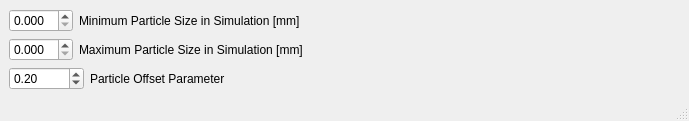
<?xml version="1.0" encoding="UTF-8"?>
<ui version="4.0">
 <class>MainWindow</class>
 <widget class="QMainWindow" name="MainWindow">
  <property name="geometry">
   <rect>
    <x>0</x>
    <y>0</y>
    <width>689</width>
    <height>104</height>
   </rect>
  </property>
  <property name="sizePolicy">
   <sizepolicy hsizetype="Expanding" vsizetype="Preferred">
    <horstretch>0</horstretch>
    <verstretch>0</verstretch>
   </sizepolicy>
  </property>
  <property name="windowTitle">
   <string>MainWindow</string>
  </property>
  <widget class="QWidget" name="centralwidget">
   <property name="sizePolicy">
    <sizepolicy hsizetype="Expanding" vsizetype="Expanding">
     <horstretch>0</horstretch>
     <verstretch>0</verstretch>
    </sizepolicy>
   </property>
   <layout class="QVBoxLayout" name="verticalLayout">
    <item>
     <layout class="QHBoxLayout" name="horizontalLayout_8">
      <item>
       <widget class="QDoubleSpinBox" name="minPar_sim">
        <property name="sizePolicy">
         <sizepolicy hsizetype="Fixed" vsizetype="Fixed">
          <horstretch>0</horstretch>
          <verstretch>0</verstretch>
         </sizepolicy>
        </property>
        <property name="minimumSize in simulation">
         <size>
          <width>75</width>
          <height>0</height>
         </size>
        </property>
        <property name="suffix">
         <string/>
        </property>
        <property name="decimals">
         <number>3</number>
        </property>
        <property name="singleStep">
         <double>0.100000000000000</double>
        </property>
       </widget>
      </item>
      <item>
       <widget class="QLabel" name="label_13">
        <property name="text">
         <string>Minimum Particle Size in Simulation [mm]</string>
        </property>
       </widget>
      </item>
     </layout>
    </item>
    <item>
     <layout class="QHBoxLayout" name="horizontalLayout_9">
      <item>
       <widget class="QDoubleSpinBox" name="maxPar_sim">
        <property name="sizePolicy">
         <sizepolicy hsizetype="Fixed" vsizetype="Fixed">
          <horstretch>0</horstretch>
          <verstretch>0</verstretch>
         </sizepolicy>
        </property>
        <property name="maxmumSize in simulation">
         <size>
          <width>75</width>
          <height>0</height>
         </size>
        </property>
        <property name="suffix">
         <string/>
        </property>
        <property name="decimals">
         <number>3</number>
        </property>
        <property name="singleStep">
         <double>0.100000000000000</double>
        </property>
       </widget>
      </item>
      <item>
       <widget class="QLabel" name="label_14">
        <property name="text">
         <string>Maximum Particle Size in Simulation [mm]</string>
        </property>
       </widget>
      </item>
     </layout>
    </item>
    <item>
     <layout class="QHBoxLayout" name="horizontalLayout_offset">
      <item>
       <widget class="QDoubleSpinBox" name="particleOffsetCoef">
        <property name="sizePolicy">
         <sizepolicy hsizetype="Fixed" vsizetype="Fixed">
          <horstretch>0</horstretch>
          <verstretch>0</verstretch>
         </sizepolicy>
        </property>
        <property name="minimumSize">
         <size>
          <width>75</width>
          <height>0</height>
         </size>
        </property>
        <property name="suffix">
         <string/>
        </property>
        <property name="maximum">
         <double>1.000000000000000</double>
        </property>
        <property name="singleStep">
         <double>0.010000000000000</double>
        </property>
        <property name="value">
         <double>0.200000000000000</double>
        </property>
       </widget>
      </item>
      <item>
       <widget class="QLabel" name="label_offset">
        <property name="text">
         <string>Particle Offset Parameter</string>
        </property>
       </widget>
      </item>
     </layout>
    </item>
   </layout>
  </widget>
  <widget class="QMenuBar" name="menubar">
   <property name="geometry">
    <rect>
     <x>0</x>
     <y>0</y>
     <width>689</width>
     <height>21</height>
    </rect>
   </property>
  </widget>
  <widget class="QStatusBar" name="statusbar"/>
 </widget>
 <resources/>
 <connections/>
</ui>
